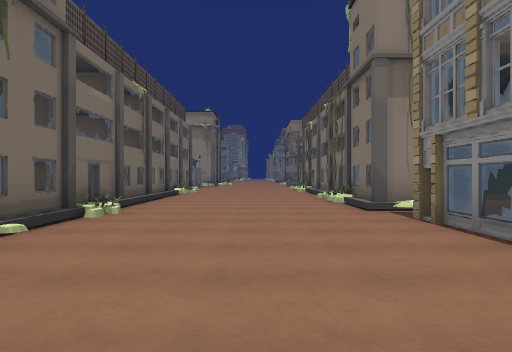
View 1 (above)

12 first-person views from a walk through a 3-D level made in the Unity game engine. The camera is 1.3 m above the floor, looks level and sees 70° across. The floor is counted in squares, 2.47 m on a side. Each view is taken from the middle of a square. On the plan, view 1 faces up. The plan holds only what a view shows up to about 9 squares ahead; the rest is blank. The place goes on beyond the plan. The player character is not drawn. Door leaves are left out, so doorways stand open. Some surface patterns are stand-ins.

View 2
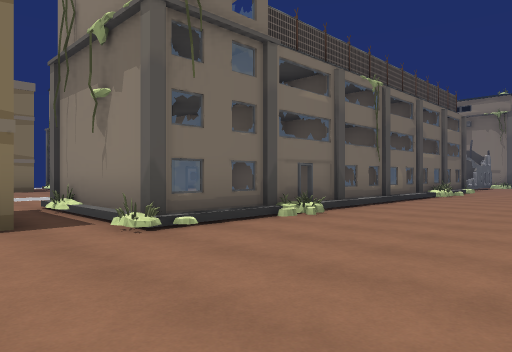

View 3
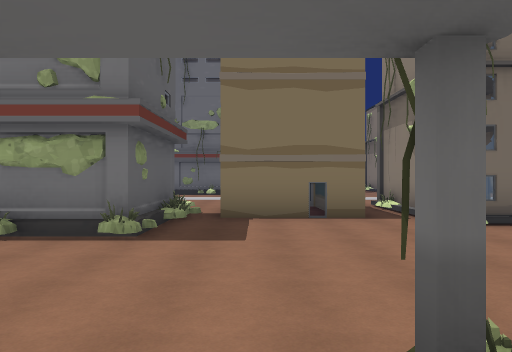

View 4
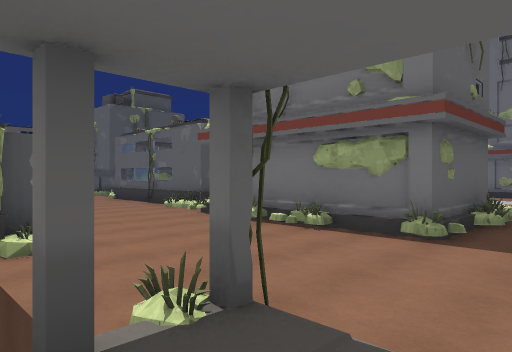

View 5
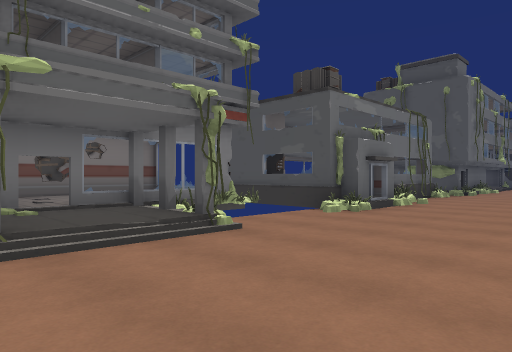

View 6
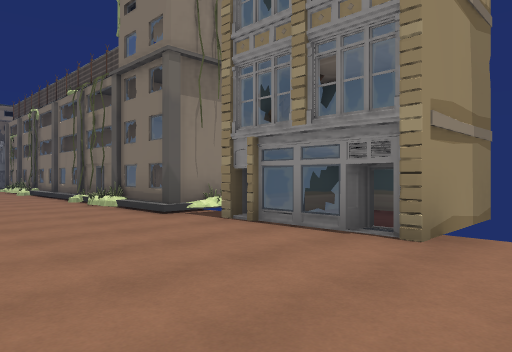

View 7
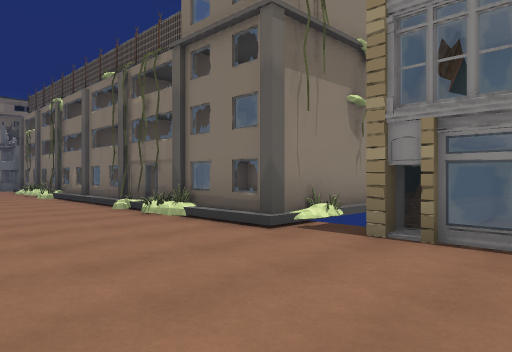

View 8
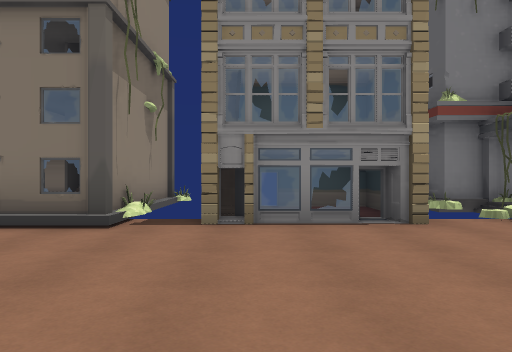

View 9
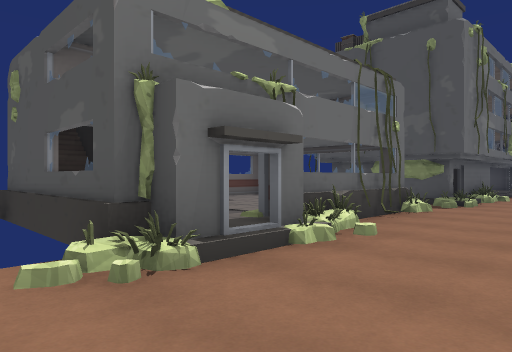

View 10
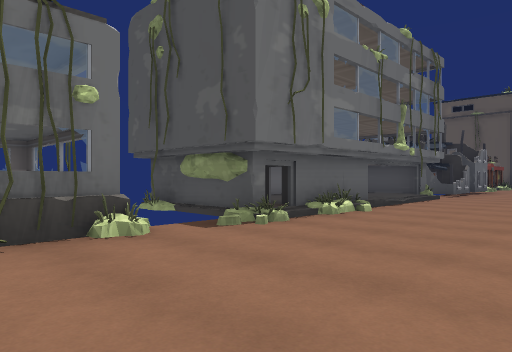

View 11
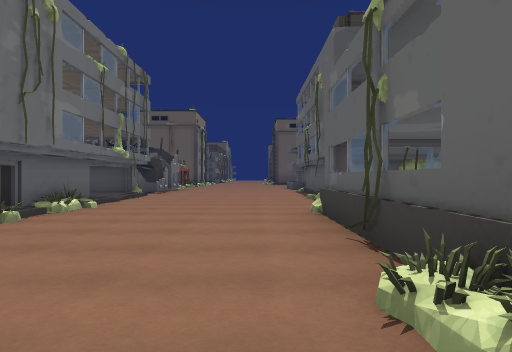

View 12
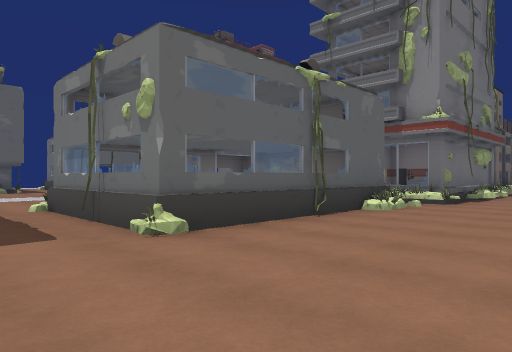

### Floor plan
Key: @ floor where view 1 was taken; # wall or solid block; x gap in a wall; . main floor; : floor 0.25 m higher than the main floor; / step, stairs or slope; = window, fence, low wall or low ledge; ^ raised ledge.
Columns run from 7 left of view 1 to 5 right of it. Each row starts with its distance up from view 1.
 11     ##...#
 10     #....#
  9     #....####
  8     #....x  #
  7   # #....=#
  6   # #....###
  5   # ##....#
  4   ###....##
  3  .###....#
  2  ........##
  1   =#.....###
  0    ##..@.//#
 -1    .#....###
 -2    ####...#=
 -3      ##...##
 -4      ##..####
 -5      ##..x:##
 -6      #...#::
 -7   ####....#:
 -8   x  #....= #
 -9   #  #....###
-10   #  #...###
-11 ..####.../#
-12 .........##
-13    ##....#
-14      ..../
-15      ..../##
-16         ./#
-17         .^

Where each view was taken, in squares from view 1:
view 1: 0 up, 0 right, facing up
view 2: 1 up, 1 right, facing up-left
view 3: 0 up, 3 right, facing left
view 4: 0 up, 3 right, facing down-left
view 5: 1 up, 1 left, facing down-right
view 6: 1 up, 1 left, facing up-right
view 7: 3 up, 1 left, facing up-right
view 8: 4 up, 2 left, facing right
view 9: 3 down, 0 right, facing down-right
view 10: 7 down, 1 left, facing down-right
view 11: 6 down, 1 left, facing down
view 12: 13 down, 1 right, facing up-left
